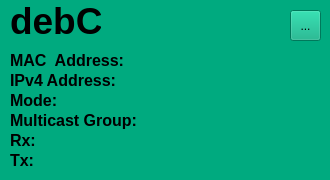
           <widget class="QWidget" name="wgt_debC" native="true">
            <property name="enabled">
             <bool>true</bool>
            </property>
            <property name="autoFillBackground">
             <bool>false</bool>
            </property>
            <property name="styleSheet">
             <string notr="true">background-color: rgb(0, 170, 127)</string>
            </property>
            <widget class="QLabel" name="lbl_hostname_debC">
             <property name="geometry">
              <rect>
               <x>10</x>
               <y>5</y>
               <width>91</width>
               <height>31</height>
              </rect>
             </property>
             <property name="font">
              <font>
               <pointsize>28</pointsize>
               <weight>75</weight>
               <bold>true</bold>
              </font>
             </property>
             <property name="focusPolicy">
              <enum>Qt::NoFocus</enum>
             </property>
             <property name="text">
              <string>debC</string>
             </property>
            </widget>
            <widget class="QToolButton" name="tBtn_editHost_debC">
             <property name="geometry">
              <rect>
               <x>290</x>
               <y>10</y>
               <width>31</width>
               <height>31</height>
              </rect>
             </property>
             <property name="text">
              <string>...</string>
             </property>
            </widget>
            <widget class="QLabel" name="lbl_mac_debC">
             <property name="geometry">
              <rect>
               <x>10</x>
               <y>50</y>
               <width>271</width>
               <height>21</height>
              </rect>
             </property>
             <property name="font">
              <font>
               <pointsize>12</pointsize>
               <weight>75</weight>
               <bold>true</bold>
              </font>
             </property>
             <property name="text">
              <string>MAC  Address:</string>
             </property>
            </widget>
            <widget class="QLabel" name="lbl_ip_debC">
             <property name="geometry">
              <rect>
               <x>10</x>
               <y>70</y>
               <width>271</width>
               <height>21</height>
              </rect>
             </property>
             <property name="font">
              <font>
               <pointsize>12</pointsize>
               <weight>75</weight>
               <bold>true</bold>
              </font>
             </property>
             <property name="text">
              <string>IPv4 Address:</string>
             </property>
            </widget>
            <widget class="QLabel" name="lbl_mlticast_debC">
             <property name="geometry">
              <rect>
               <x>10</x>
               <y>110</y>
               <width>271</width>
               <height>21</height>
              </rect>
             </property>
             <property name="font">
              <font>
               <pointsize>12</pointsize>
               <weight>75</weight>
               <bold>true</bold>
              </font>
             </property>
             <property name="text">
              <string>Multicast Group:</string>
             </property>
            </widget>
            <widget class="QLabel" name="lbl_rx_debC">
             <property name="geometry">
              <rect>
               <x>10</x>
               <y>130</y>
               <width>271</width>
               <height>21</height>
              </rect>
             </property>
             <property name="font">
              <font>
               <pointsize>12</pointsize>
               <weight>75</weight>
               <bold>true</bold>
              </font>
             </property>
             <property name="text">
              <string>Rx:</string>
             </property>
            </widget>
            <widget class="QLabel" name="lbl_tx_debC">
             <property name="geometry">
              <rect>
               <x>10</x>
               <y>150</y>
               <width>271</width>
               <height>21</height>
              </rect>
             </property>
             <property name="font">
              <font>
               <pointsize>12</pointsize>
               <weight>75</weight>
               <bold>true</bold>
              </font>
             </property>
             <property name="text">
              <string>Tx:</string>
             </property>
            </widget>
            <widget class="QLabel" name="lbl_mode_debC">
             <property name="geometry">
              <rect>
               <x>10</x>
               <y>90</y>
               <width>271</width>
               <height>21</height>
              </rect>
             </property>
             <property name="font">
              <font>
               <pointsize>12</pointsize>
               <weight>75</weight>
               <bold>true</bold>
              </font>
             </property>
             <property name="text">
              <string>Mode:</string>
             </property>
            </widget>
           </widget>
